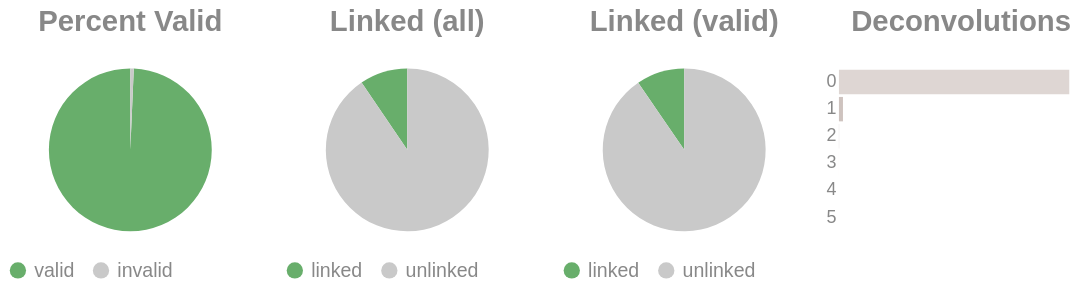

The notebook cell saved with this chart:
### Code cell
if SKIPLR:
    pass
else:
    clash = Counter()
    for i in valids['molecule'].to_list():
        _mol = i.split("-")
        if len(_mol) == 1:
            clash.update('0')
        else:
            clash.update(_mol[-1])

    _d = {"deconvolutions": [], 'count': []}
    for k,v in clash.items():
        _d['deconvolutions'].append(k)
        _d['count'].append(v)

    tot_valid = valids['reads'].sum()
    mask = valids['reads'] >= 2
    n_linked_reads = valids.filter(mask)['reads'].sum()
    if n_linked_reads == 0:
        print_html("No linked molecules (>=2 reads) were detected; skipping linked-only distributions.")
        SKIPLR = True
    else:
        perc_valid = round(tot_valid / n_reads, 4)
        linked_perc_abs = round(n_linked_reads / n_reads, 4)
        linked_perc = round(n_linked_reads / tot_valid, 4)

    _valid = pl.DataFrame({"valids": ['valid', 'invalid'], "count": [tot_valid, n_reads - tot_valid]})
    _linked_abs = pl.DataFrame({"linked (absolute)": ['linked', 'unlinked'], "count": [n_linked_reads, n_reads - n_linked_reads]})
    _linked_rel = pl.DataFrame({"linked (valids)": ['linked', 'unlinked'], "count": [n_linked_reads, tot_valid - n_linked_reads]})

    (
        alt.hconcat(
            piechart(_valid, goodval = 'valid', title = "Percent Valid"),
            piechart(_linked_abs, goodval = "linked", title =  "Linked (all)"),
            piechart(_linked_rel, goodval = "linked", title =  "Linked (valid)"),
            convolutionbar(pl.DataFrame(_d), title = "Deconvolutions"),
            center = True,
            bounds = 'flush'
        )
        .resolve_scale(color='independent')
        .resolve_legend('independent')
        .properties(usermeta={'embedOptions': {"actions": False}})
    ).display()

### Figure 1 — Vega-Lite specification as saved in the notebook (floating-point values rounded to 4 significant figures)
{"width": "container", "height": 400, "config": {"title": {"anchor": "start", "dy": -15, "fontSize": 18, "color": "#888888", "subtitleColor": "#888888", "subtitleFontSize": 14}, "arc": {"fill": "#0072B2"}, "axis": {"domainColor": "#888888", "domainWidth": 0.5, "gridWidth": 0.2, "grid": false, "titleFontWeight": 400, "titleFontSize": 15, "labelFontSize": 11, "labelColor": "#888888", "tickColor": "#888888", "tickWidth": 0.2, "titleColor": "#888888"}, "axisBand": {"grid": false}, "axisX": {"grid": true, "tickSize": 10, "domainCap": "round"}, "axisY": {"domain": false, "grid": true, "tickSize": 0, "domainCap": "round"}, "background": "transparent", "header": {"labelFontSize": 15, "labelColor": "#888888", "titleFontSize": 15, "titleFontWeight": 600, "titleColor": "#888888"}, "legend": {"labelFont": "sans-serif", "labelFontSize": 12, "labelColor": "#888888", "symbolSize": 100, "symbolType": "circle", "titleFontSize": 12, "titlePadding": 10, "titleColor": "#888888", "title": null}, "range": {"category": ["#E69F00", "#56B4E9", "#009E73", "#F0E442", "#0072B2", "#D55E00", "#CC79A7", "#000000"], "diverging": ["#cfe8f3", "#a2d4ec", "#73bfe2", "#46abdb", "#1696d2", "#12719e"]}, "area": {"fill": "#0072B2", "fillOpacity": 0.7, "line": true, "strokeOpacity": 0.7}, "line": {"color": "#0072B2", "stroke": "#0072B2", "strokeWidth": 2}, "trail": {"color": "#0072B2", "stroke": "#0072B2", "strokeWidth": 0, "size": 1}, "point": {"filled": true, "fillOpacity": 1.0, "size": 95}, "text": {"color": "#888888", "fontSize": 11, "align": "right", "fontWeight": 400, "size": 11}, "bar": {"fill": "#0072B2", "stroke": null}, "view": {"stroke": null, "continuousWidth": 660, "continuousHeight": 400}}, "hconcat": [{"data": {"name": "data-25c160260310f8566a85cf0673be790b"}, "mark": {"type": "arc"}, "encoding": {"color": {"field": "valids", "legend": {"orient": "bottom", "title": null}, "scale": {"domain": ["valid", "invalid"], "range": ["#68ae6b", "#C9C9C9"]}, "title": "Valids", "type": "nominal"}, "theta": {"field": "count", "type": "quantitative"}, "tooltip": [{"field": "valids", "title": "Valids", "type": "ordinal"}, {"field": "percent", "format": ".2%", "title": "Percent", "type": "quantitative"}, {"field": "count", "title": "Count", "type": "quantitative"}]}, "height": 100, "title": {"text": "Percent Valid", "align": "center", "anchor": "middle"}, "transform": [{"calculate": "datum.count / 2445016", "as": "percent"}], "width": 150}, {"data": {"name": "data-53065ad315652a57a560e9ec21f37aee"}, "mark": {"type": "arc"}, "encoding": {"color": {"field": "linked (absolute)", "legend": {"orient": "bottom", "title": null}, "scale": {"domain": ["linked", "unlinked"], "range": ["#68ae6b", "#C9C9C9"]}, "title": "Linked (Absolute)", "type": "nominal"}, "theta": {"field": "count", "type": "quantitative"}, "tooltip": [{"field": "linked (absolute)", "title": "Linked (Absolute)", "type": "ordinal"}, {"field": "percent", "format": ".2%", "title": "Percent", "type": "quantitative"}, {"field": "count", "title": "Count", "type": "quantitative"}]}, "height": 100, "title": {"text": "Linked (all)", "align": "center", "anchor": "middle"}, "transform": [{"calculate": "datum.count / 2445016", "as": "percent"}], "width": 150}, {"data": {"name": "data-9b86fb73e0665f74ec8c0dd5ac8519ba"}, "mark": {"type": "arc"}, "encoding": {"color": {"field": "linked (valids)", "legend": {"orient": "bottom", "title": null}, "scale": {"domain": ["linked", "unlinked"], "range": ["#68ae6b", "#C9C9C9"]}, "title": "Linked (Valids)", "type": "nominal"}, "theta": {"field": "count", "type": "quantitative"}, "tooltip": [{"field": "linked (valids)", "title": "Linked (Valids)", "type": "ordinal"}, {"field": "percent", "format": ".2%", "title": "Percent", "type": "quantitative"}, {"field": "count", "title": "Count", "type": "quantitative"}]}, "height": 100, "title": {"text": "Linked (valid)", "align": "center", "anchor": "middle"}, "transform": [{"calculate": "datum.count / 2428417", "as": "percent"}], "width": 150}, {"data": {"name": "data-1147d5057b1e2bba30c573a9fdbceae3"}, "mark": {"type": "bar"}, "encoding": {"color": {"field": "deconvolutions", "legend": null, "scale": {"scheme": "lightgreyred"}, "type": "nominal"}, "tooltip": [{"field": "deconvolutions", "title": "Deconvolutions", "type": "ordinal"}, {"field": "percent", "format": ".2%", "title": "Percent", "type": "quantitative"}, {"field": "count", "title": "Count", "type": "quantitative"}], "x": {"axis": null, "field": "count", "type": "quantitative"}, "y": {"field": "deconvolutions", "sort": "ascending", "title": null, "type": "nominal"}}, "height": 100, "title": {"text": "Deconvolutions", "align": "center", "anchor": "middle"}, "transform": [{"calculate": "datum.count / 2303439", "as": "percent"}], "width": 150}], "bounds": "flush", "center": true, "resolve": {"legend": {"angle": "independent"}, "scale": {"color": "independent"}}, "usermeta": {"embedOptions": {"actions": false}}, "$schema": "https://vega.github.io/schema/vega-lite/v6.1.0.json", "datasets": {"data-25c160260310f8566a85cf0673be790b": [{"valids": "valid", "count": 2428417}, {"valids": "invalid", "count": 16599}], "data-53065ad315652a57a560e9ec21f37aee": [{"linked (absolute)": "linked", "count": 231808}, {"linked (absolute)": "unlinked", "count": 2213208}], "data-9b86fb73e0665f74ec8c0dd5ac8519ba": [{"linked (valids)": "linked", "count": 231808}, {"linked (valids)": "unlinked", "count": 2196609}], "data-1147d5057b1e2bba30c573a9fdbceae3": [{"deconvolutions": "0", "count": 2262463}, {"deconvolutions": "1", "count": 39509}, {"deconvolutions": "2", "count": 1384}, {"deconvolutions": "3", "count": 75}, {"deconvolutions": "4", "count": 6}, {"deconvolutions": "5", "count": 2}]}}
